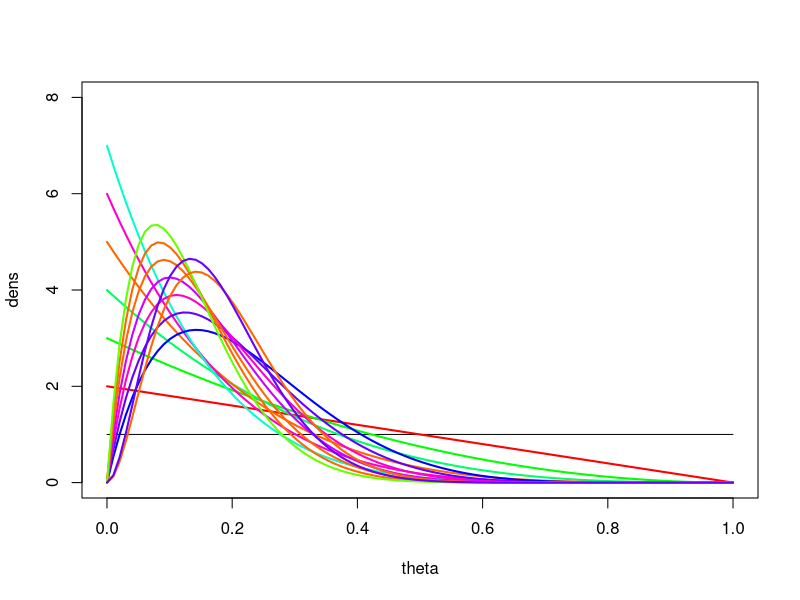
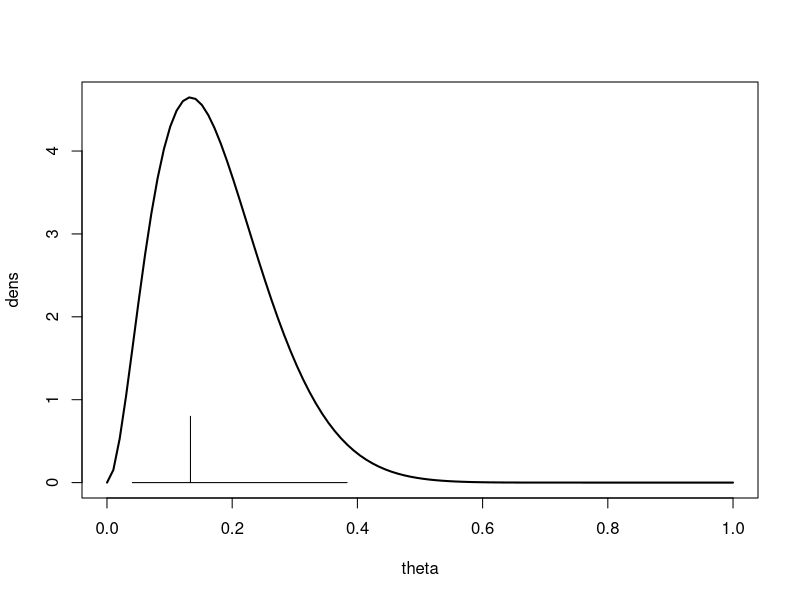
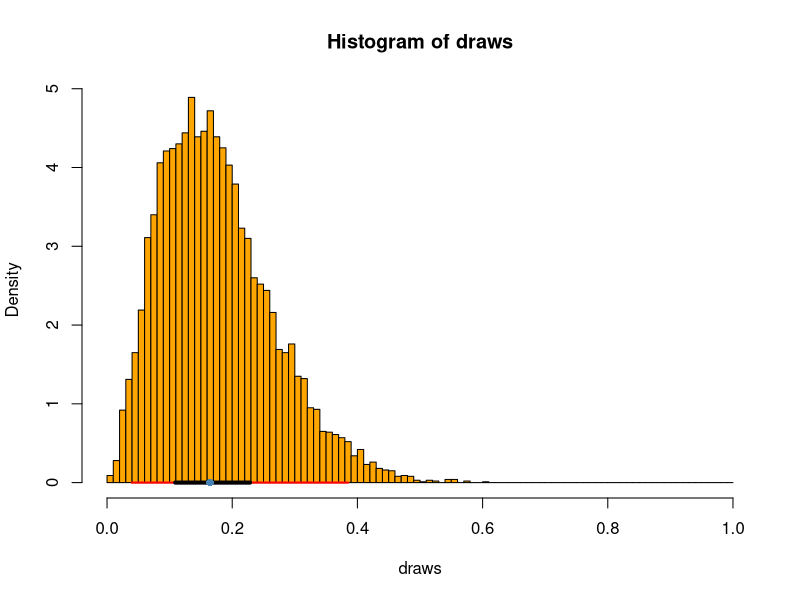
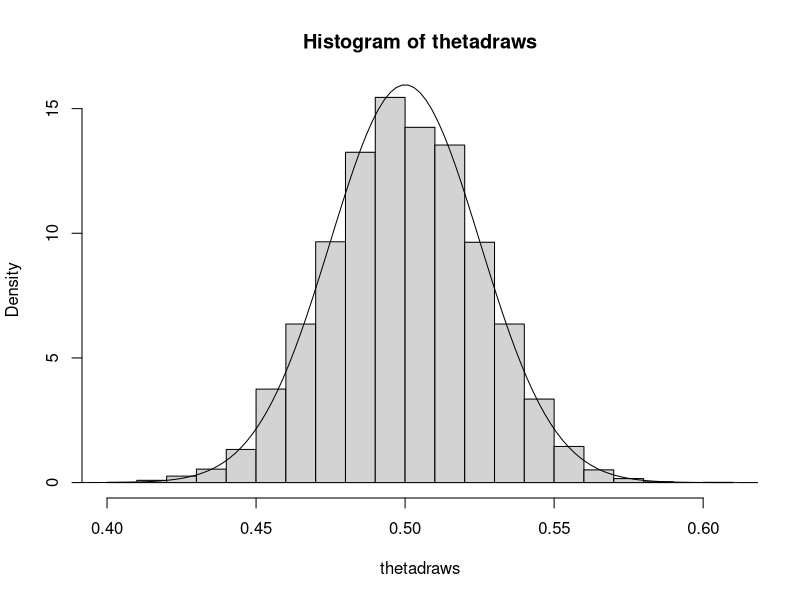
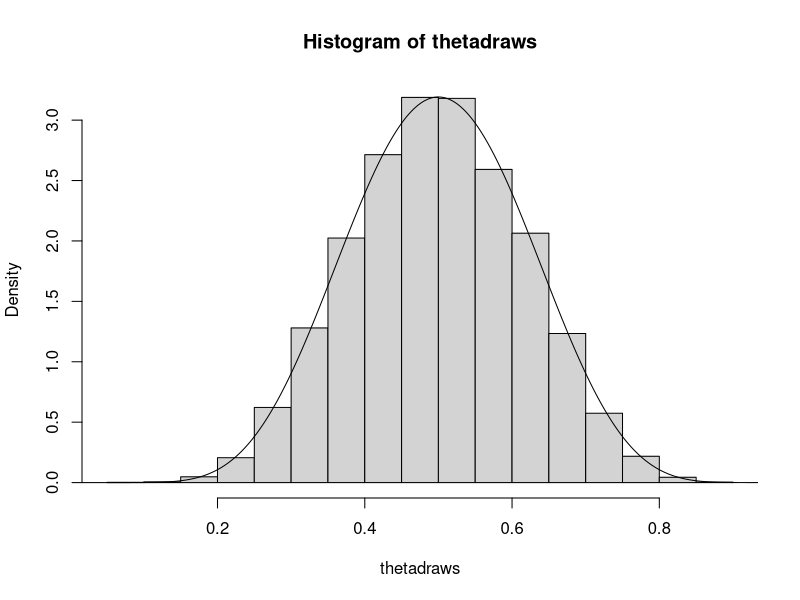
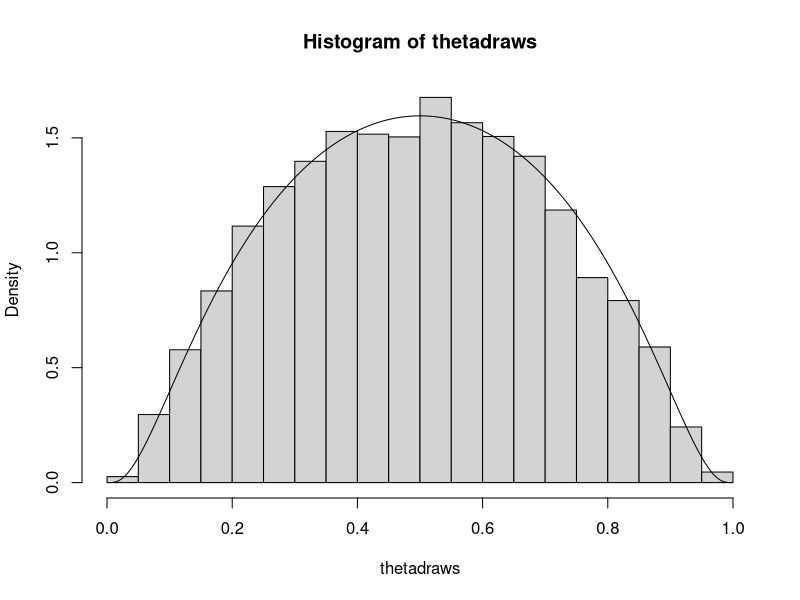
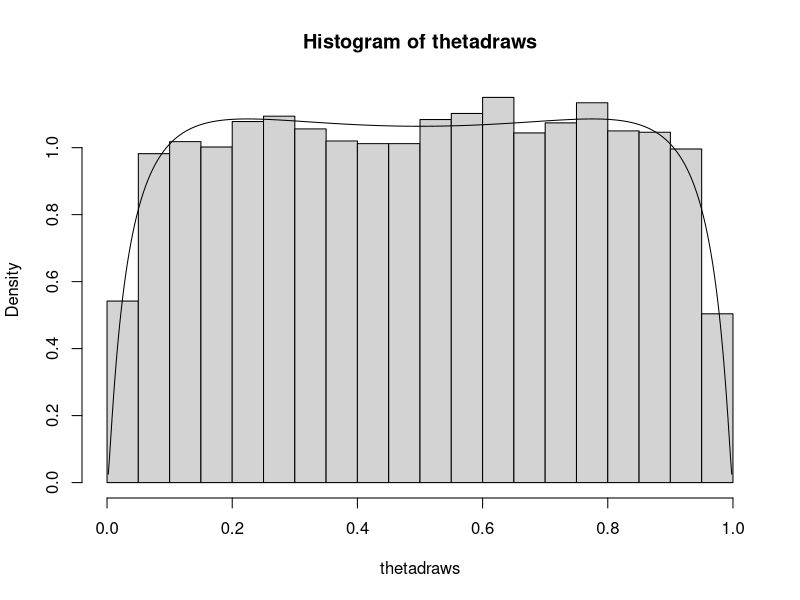
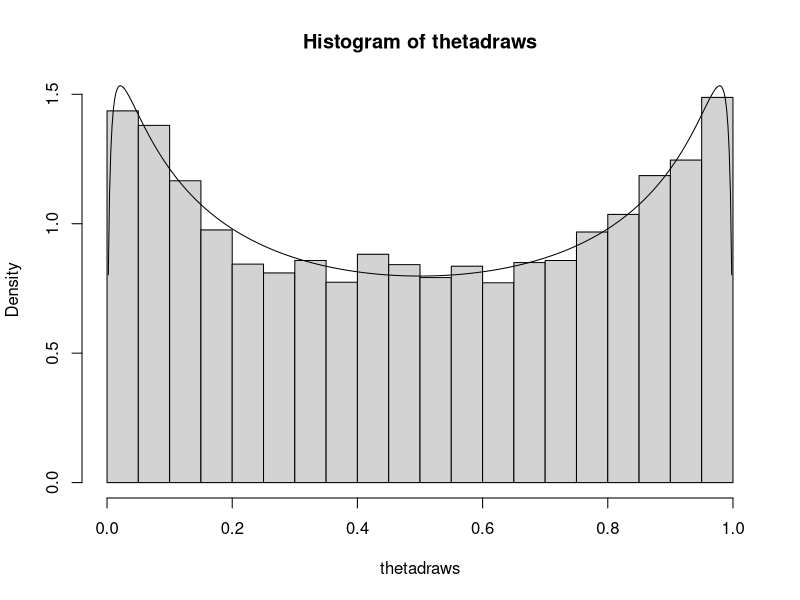

These charts were generated, in order, by the following R code:
library("circlize")
yi <- c(0,0,0,0,0,0,1,0,0,0,0,0,0,1,0)
n <- length(yi)
theta <- seq(0.0001, 0.9999, length = 100)
alpha1 <- beta1 <- 1
y <- 0
dens <- dbeta(theta, alpha1, beta1)

plot(theta, dens, type = "l", ylim = c(0, 8))


for (i in  (1:n)){
  y <- y + yi[i]
  dens <- dbeta(theta, alpha1 + y, beta1 + i - y)
  lines(theta, dens, type = "l",col=sample(rainbow(n), replace = F), lwd=2)
}


alpha1 <- beta1 <- 1
y <- sum(yi)
alphaU <- alpha1 + y
betaU <- beta1  + n - y

dens <- dbeta(theta, alphaU, betaU)

plot(theta, dens, type = "l", lwd = 2)
modtheta <- (alphaU - 1)/(alphaU + betaU - 2)
lines(rep(modtheta, 4), c(0, 0.2, 0.5, 0.8))

lower <- qbeta(p = 0.025, alphaU, betaU)
upper <- qbeta(p = 0.975, alphaU, betaU)
lines(c(lower, upper), rep(0, 2))


set.seed(432)
nsamp <- 10000
draws <- rbeta(nsamp, alphaU, betaU)
hist(draws, breaks = seq(0,1, by =0.01), probability = T, col = "orange")

lower95 <- quantile(x = draws, probs = 0.025)
upper95 <- quantile(x = draws, probs = 0.975)

lower50 <- quantile(x = draws, probs = 0.25)
upper50 <- quantile(x = draws, probs = 0.75)

med <- median(draws)
lines(c(lower95, upper95), c(0,0), lwd = 2, col = "red")
lines(c(lower50, upper50), c(0, 0), lwd = 4, col = "black")
points(med, 0, pch = 16, cex = 1, col = "steelblue")



1 - pbeta(0.5, 3, 14)


pbeta(0.6, 3, 14) - pbeta(0.4, 3, 14)



draws <- rbeta(100000, 3, 14)
psi <- draws >= 0.5
mean(psi) * 100

phi <- draws >= 0.4 & draws <= 0.6
mean(phi)

mu <- 0
sigma <- c(0.1, 0.5, 1, 1.5, 2, 2.2, 2.5, 3, 4)
ptheta <- function(theta, mu, sigma){
  dnorm(log(theta/(1-theta)), mu, sigma)/(theta*(1-theta))
}

theta <- seq(0.002, 0.998, length = 500)

for (i in (1:length(sigma))){
  dens <- ptheta(theta, mu, sigma[i])
  phidraws <- rnorm(10000, mu, sigma[i])
  thetadraws <- exp(phidraws)/(1+ exp(phidraws))
  hist(thetadraws, prob = T)
  lines(theta, dens)
}
